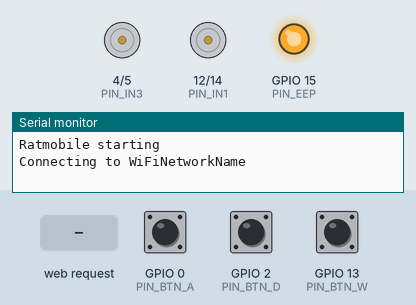
Bench run of a sketch on a simulated ESP8266 (NodeMCU). Parts: motor-driver pin pairs drawn as motors (green arrow = first pin HIGH = forward, orange = second pin HIGH = backward, longer = more drive), output pins drawn as LEDs (lit = HIGH), the last lines printed to the serial monitor. Inputs (shaded band) come from the test bench; at power-on: GPIO 0 (PIN_BTN_A) HIGH, GPIO 2 (PIN_BTN_D) HIGH, GPIO 13 (PIN_BTN_W) HIGH. WiFi joins after 1.5 s; servers stay silent unless stated; EEPROM starts erased.

Above: at 1.2 s.
1.3 s: HTTP request GET /k?m=1 received
At 1.7 s:
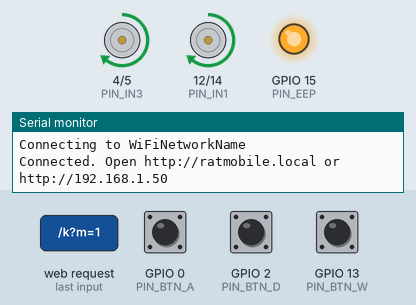
3.4 s: GPIO 0 (PIN_BTN_A) pulled LOW for 1 s
At 4.3 s:
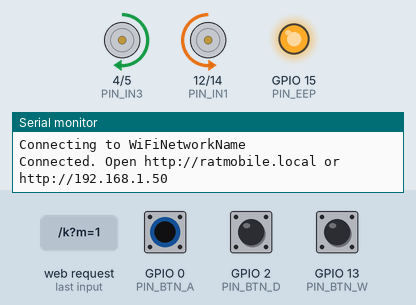
5.9 s: GPIO 2 (PIN_BTN_D) pulled LOW for 0.15 s
7.6 s: GPIO 13 (PIN_BTN_W) pulled LOW for 1 s
At 9.4 s:
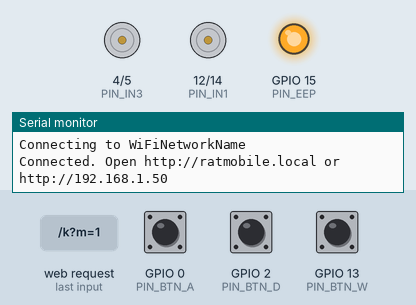
10.1 s: GPIO 13 (PIN_BTN_W) pulled LOW for 0.15 s
11.8 s: HTTP request GET /k?m=120 received
At 12.2 s:
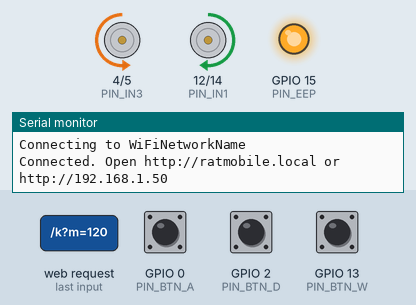
Timing chart, 0 to 14.8 s (numbered marks = the images above; inputs shaded):
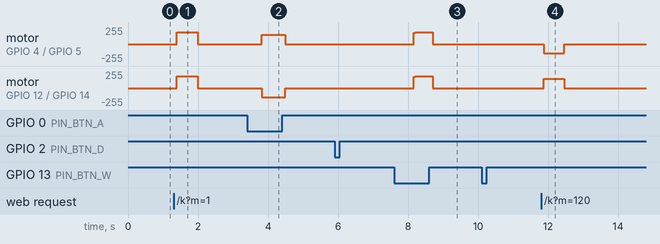

The sketch:

ratmobile_home.ino
```cpp
/*
  RATMOBILE (home WiFi version) — ESP8266 (NodeMCU) firmware

  - Joins your existing WiFi network (set WIFI_SSID / WIFI_PASS below).
  - Web page at http://ratmobile.local from any device on that network,
    with W A S D buttons and speed sliders. The serial monitor (115200)
    also prints the address your router gave it.
  - If the network can't be reached within 20 seconds, it falls back to its
    own hotspot "Ratmobile" (password ratmobile123890, http://192.168.4.1),
    so the robot is never left without a control page.
  - The physical keys work the whole time, connected or not.
  - Physical key switches A, W, D on the lid work like the keyboard keys.
  - Holding the W switch for over a second and then pressing it again
    reverses the direction; short repeated presses keep going the same way.
  - Three or more keys at once: the robot stops.
  - Firmware can be updated over WiFi at http://ratmobile.local/update
    (anyone on your home network can open the page and that link).

  Board: "NodeMCU 1.0 (ESP-12E Module)" in the Arduino IDE (ESP8266 core).
  No extra libraries needed.

  Wiring (GPIO numbers as printed on the board):
    IO12 -> DRV8833 IN1   left motor forward
    IO14 -> DRV8833 IN2   left motor reverse
    IO4  -> DRV8833 IN3   right motor forward
    IO5  -> DRV8833 IN4   right motor reverse
    IO15 -> DRV8833 EEP   driver enable (sleep when low)
    IO0  -> switch A      left     (to GND when pressed)
    IO2  -> switch D      right    (to GND when pressed)
    IO13 -> switch W      forward  (to GND when pressed)
    RX   -> switch S      back     (optional, see USE_BTN_S)
*/

#include <ESP8266WiFi.h>
#include <ESP8266WebServer.h>
#include <ESP8266HTTPUpdateServer.h>
#include <ESP8266mDNS.h>
#include <DNSServer.h>
#include <EEPROM.h>

// ---------------------------------------------------------------- settings

// Your home WiFi. 2.4 GHz only: the ESP8266 cannot see 5 GHz networks.
const char* WIFI_SSID = "WiFiNetworkName";
const char* WIFI_PASS = "WiFiNetworkPassword";

// How long to keep trying before giving up on the home network.
const unsigned long WIFI_CONNECT_TIMEOUT_MS = 20000;

// If the home network can't be reached, open this hotspot instead.
// Set FALLBACK_HOTSPOT to false to keep trying the home network forever.
const bool  FALLBACK_HOTSPOT = true;
const char* AP_SSID = "Ratmobile";
const char* AP_PASS = "ratmobile123890";

// The robot answers at http://<HOSTNAME>.local
const char* HOSTNAME = "ratmobile";

const uint8_t PIN_IN1 = 12;   // left forward
const uint8_t PIN_IN2 = 14;   // left reverse
const uint8_t PIN_IN3 = 4;    // right forward
const uint8_t PIN_IN4 = 5;    // right reverse
const uint8_t PIN_EEP = 15;   // DRV8833 enable

const uint8_t PIN_BTN_A = 0;
const uint8_t PIN_BTN_D = 2;
const uint8_t PIN_BTN_W = 13;
const uint8_t PIN_BTN_S = 3;  // RX pin

// Set to true only if the S switch is really wired to RX.
const bool USE_BTN_S = false;

// If a motor turns the wrong way, flip its flag instead of resoldering.
const bool INVERT_LEFT  = false;
const bool INVERT_RIGHT = false;

// If W + A steers right instead of left, set this to true.
const bool SWAP_MOTORS = false;

// When driving and steering together, the inner wheel runs at this share
// of the drive speed (0.0 = inner wheel stops, 1.0 = no steering).
const float ARC_INNER = 0.35f;

// Quick ramp, in PWM steps per 5 ms (max 1023). Used for the web buttons and
// for every slow-down or stop. 40 gives 0 -> full in ~130 ms.
// Lower = gentler on the small 5 V booster.
const int RAMP_STEP = 40;

// Smooth start for the physical keys: time to climb from standstill to full
// power while a key is held. Bigger = gentler. Releasing a key still stops
// quickly.
const unsigned long KEY_ACCEL_MS = 1200;

// Reverse with the physical W switch:
//   - Short presses (press, let go, press again) keep the same direction.
//   - If W was held for a while (W_HOLD_MS or longer) and is then pressed
//     again, the direction flips: forward becomes back, back becomes forward.
//
// W_HOLD_MS: how long a press must last before the next press flips.
// W_MIN_GAP_MS: a pause shorter than this is a wobble inside one push, not
//   a release; the push simply continues.
// W_RESET_MS: after a pause longer than this, W means forward again.
//   0 = never reset.
const unsigned long W_HOLD_MS    = 1000;
const unsigned long W_MIN_GAP_MS = 200;
const unsigned long W_RESET_MS   = 3000;

// A switch must hold its state this long before it counts (contact bounce
// would otherwise look like a double press).
const unsigned long DEBOUNCE_MS = 25;

// The smooth start begins at this power (0..1023) instead of zero, because
// the motors don't turn at all below it and the ramp would feel like a delay.
const int KEY_ACCEL_START = 250;

// The web page must keep sending commands; if it goes quiet for this long
// (lost connection, closed tab), the robot stops.
const unsigned long WEB_TIMEOUT_MS = 600;

// WiFi transmit power in dBm (0..20.5). Lower power draws less current,
// which helps the small booster, but shortens the range to your router.
// Raise it towards 20 if the robot drops off the network in far rooms.
const float WIFI_TX_POWER = 15.0f;

const int PWM_MAX = 1023;

// ---------------------------------------------------------------- state

enum { KEY_W = 1, KEY_A = 2, KEY_S = 4, KEY_D = 8 };

ESP8266WebServer server(80);
ESP8266HTTPUpdateServer updater;
DNSServer dns;

uint8_t driveSpeed = 70;   // percent
uint8_t turnSpeed  = 55;   // percent

enum NetState { NET_CONNECTING, NET_HOME, NET_HOTSPOT };
NetState netState = NET_CONNECTING;
unsigned long connectStartMs = 0;

uint8_t webKeys = 0;
unsigned long lastWebMs = 0;

int curLeft = 0, curRight = 0;   // current motor output, -1023..1023
unsigned long lastRampMs = 0;

// ---------------------------------------------------------------- web page

const char PAGE[] PROGMEM = R"HTML(<!doctype html>
<html lang="en"><head>
<meta charset="utf-8">
<meta name="viewport" content="width=device-width,initial-scale=1,user-scalable=no">
<title>Ratmobile</title>
<style>
  :root{color-scheme:dark}
  *{box-sizing:border-box}
  body{margin:0;font-family:system-ui,sans-serif;background:#14161b;color:#e8eaf0;
       display:flex;flex-direction:column;align-items:center;gap:22px;padding:22px 16px;
       -webkit-user-select:none;user-select:none;-webkit-touch-callout:none}
  h1{margin:0;font-size:22px;letter-spacing:.08em}
  #st{font-size:13px;color:#8b93a5}
  #st.bad{color:#ff6b6b}
  .pad{display:grid;grid-template-columns:repeat(3,92px);grid-template-rows:repeat(2,92px);gap:12px}
  .k{border:2px solid #3a4152;border-radius:16px;background:#1f232c;color:#e8eaf0;
     font-size:30px;font-weight:700;touch-action:none;cursor:pointer}
  .k small{display:block;font-size:11px;font-weight:400;color:#8b93a5;margin-top:2px}
  .k.on{background:#3d7dff;border-color:#3d7dff}
  .k.on small{color:#e8eaf0}
  #w{grid-column:2;grid-row:1}
  #a{grid-column:1;grid-row:2} #s{grid-column:2;grid-row:2} #d{grid-column:3;grid-row:2}
  .set{width:100%;max-width:340px;display:flex;flex-direction:column;gap:14px}
  label{display:flex;justify-content:space-between;font-size:15px}
  input[type=range]{width:100%;height:34px;accent-color:#3d7dff}
  a{color:#8b93a5;font-size:12px}
</style></head><body>
<h1>RATMOBILE</h1>
<div id="st">connecting…</div>
<div class="pad">
  <button class="k" id="w">W<small>forward</small></button>
  <button class="k" id="a">A<small>left</small></button>
  <button class="k" id="s">S<small>back</small></button>
  <button class="k" id="d">D<small>right</small></button>
</div>
<div class="set">
  <div><label>Drive speed <span id="sv">–</span></label>
       <input type="range" id="sp" min="20" max="100" step="5"></div>
  <div><label>Turn speed <span id="tv">–</span></label>
       <input type="range" id="tn" min="20" max="100" step="5"></div>
</div>
<a href="/update">firmware update</a>
<script>
const B={w:1,a:2,s:4,d:8}, ALIAS={arrowup:'w',arrowleft:'a',arrowdown:'s',arrowright:'d'};
const $=id=>document.getElementById(id);
let mask=0,busy=false,dirty=false;
function st(ok){const e=$('st');e.textContent=ok?'connected':'no connection';e.className=ok?'':'bad';}
function push(){
  if(busy){dirty=true;return;}
  busy=true;dirty=false;
  fetch('/k?m='+mask,{cache:'no-store'}).then(()=>st(true)).catch(()=>st(false))
    .finally(()=>{busy=false;if(dirty)push();});
}
function key(k,on){
  const b=B[k];if(!b)return;
  const m=on?(mask|b):(mask&~b);
  if(m===mask)return;
  mask=m;$(k).classList.toggle('on',on);push();
}
function releaseAll(){for(const k in B)key(k,false);}
for(const k in B){
  const e=$(k);
  e.addEventListener('pointerdown',ev=>{ev.preventDefault();try{e.setPointerCapture(ev.pointerId);}catch(_){ }key(k,true);});
  for(const n of ['pointerup','pointercancel','lostpointercapture'])e.addEventListener(n,()=>key(k,false));
  e.addEventListener('contextmenu',ev=>ev.preventDefault());
}
function kb(ev,on){
  if(ev.repeat)return;
  let k=ev.key.toLowerCase();k=ALIAS[k]||k;
  if(B[k]){ev.preventDefault();key(k,on);}
}
addEventListener('keydown',ev=>kb(ev,true));
addEventListener('keyup',ev=>kb(ev,false));
addEventListener('blur',releaseAll);
document.addEventListener('visibilitychange',()=>{if(document.hidden)releaseAll();});
setInterval(()=>{if(mask)push();},200);

function show(){$('sv').textContent=$('sp').value+'%';$('tv').textContent=$('tn').value+'%';}
function save(){fetch('/set?speed='+$('sp').value+'&turn='+$('tn').value,{cache:'no-store'}).then(()=>st(true)).catch(()=>st(false));}
for(const id of ['sp','tn']){$(id).addEventListener('input',show);$(id).addEventListener('change',save);}
fetch('/state',{cache:'no-store'}).then(r=>r.json()).then(j=>{$('sp').value=j.speed;$('tn').value=j.turn;show();st(true);}).catch(()=>st(false));
</script></body></html>)HTML";

// ---------------------------------------------------------------- settings storage

void loadSettings() {
  EEPROM.begin(8);
  if (EEPROM.read(0) == 0xA5) {
    driveSpeed = constrain(EEPROM.read(1), 20, 100);
    turnSpeed  = constrain(EEPROM.read(2), 20, 100);
  }
}

void saveSettings() {
  EEPROM.write(0, 0xA5);
  EEPROM.write(1, driveSpeed);
  EEPROM.write(2, turnSpeed);
  EEPROM.commit();
}

// ---------------------------------------------------------------- motors

// value: -1023 (full reverse) .. 1023 (full forward)
void writeMotor(uint8_t pinFwd, uint8_t pinRev, int value, bool invert) {
  if (invert) value = -value;
  if (value >= 0) {
    analogWrite(pinRev, 0);
    analogWrite(pinFwd, value);
  } else {
    analogWrite(pinFwd, 0);
    analogWrite(pinRev, -value);
  }
}

void applyMotors() {
  int l = curLeft, r = curRight;
  if (SWAP_MOTORS) { int t = l; l = r; r = t; }
  writeMotor(PIN_IN1, PIN_IN2, l, INVERT_LEFT);
  writeMotor(PIN_IN3, PIN_IN4, r, INVERT_RIGHT);
}

// Move one motor's output one tick closer to its target.
// Speeding up uses stepUp; slowing down, stopping and reversing use the
// quick RAMP_STEP. startAt lets a slow ramp skip the dead zone near zero.
int approach(int current, int target, int stepUp, int startAt) {
  if (current == target) return current;

  bool sameDirection = (current >= 0 && target >= 0) || (current <= 0 && target <= 0);
  bool speedingUp = sameDirection && abs(target) > abs(current);

  if (!speedingUp) {
    // Slow down towards the target, but never jump across zero in one go.
    int goal = sameDirection ? target : 0;
    if (current > goal) return max(current - RAMP_STEP, goal);
    return min(current + RAMP_STEP, goal);
  }

  int dir = (target > 0) ? 1 : -1;
  int mag = abs(current);
  if (mag < startAt) mag = startAt; else mag += stepUp;
  if (mag > abs(target)) mag = abs(target);
  return dir * mag;
}

// ---------------------------------------------------------------- input

uint8_t readButtonsRaw() {
  uint8_t k = 0;
  if (digitalRead(PIN_BTN_W) == LOW) k |= KEY_W;
  if (digitalRead(PIN_BTN_A) == LOW) k |= KEY_A;
  if (digitalRead(PIN_BTN_D) == LOW) k |= KEY_D;
  if (USE_BTN_S && digitalRead(PIN_BTN_S) == LOW) k |= KEY_S;
  return k;
}

// Debounced switches, with the double press on W turned into "back".
// Call once per tick.
uint8_t readButtons(unsigned long now) {
  static uint8_t lastRaw = 0, stable = 0;
  static unsigned long changedMs = 0;

  uint8_t raw = readButtonsRaw();
  if (raw != lastRaw) {
    lastRaw = raw;
    changedMs = now;
  } else if (now - changedMs >= DEBOUNCE_MS) {
    stable = raw;
  }

  static bool wWasDown = false, wEverPressed = false, wReverse = false;
  static unsigned long wDownMs = 0, wUpMs = 0;

  bool wDown = stable & KEY_W;
  if (wDown && !wWasDown) {                       // W just pressed
    unsigned long gap = now - wUpMs;
    if (!wEverPressed) {
      wReverse = false;                           // very first press: forward
      wDownMs = now;
    } else if (gap < W_MIN_GAP_MS) {
      // a wobble: same push, same direction, hold time keeps counting
    } else {
      bool lastWasLong = (wUpMs - wDownMs) >= W_HOLD_MS;
      if (W_RESET_MS != 0 && gap > W_RESET_MS) wReverse = false;   // long pause: forward
      else if (lastWasLong) wReverse = !wReverse;                  // held, then pressed again: flip
      // otherwise a short press: keep the direction
      wDownMs = now;
    }
    wEverPressed = true;
  } else if (!wDown && wWasDown) {                // W just released
    wUpMs = now;
  }
  wWasDown = wDown;

  uint8_t keys = stable;
  if (wDown && wReverse) keys = (keys & ~KEY_W) | KEY_S;
  return keys;
}

// Turn the pressed keys into a target speed for each motor.
void keysToTargets(uint8_t keys, int &left, int &right) {
  int fwd  = ((keys & KEY_W) ? 1 : 0) - ((keys & KEY_S) ? 1 : 0);
  int turn = ((keys & KEY_D) ? 1 : 0) - ((keys & KEY_A) ? 1 : 0);

  int drive = (int)driveSpeed * PWM_MAX / 100;
  int spin  = (int)turnSpeed  * PWM_MAX / 100;

  if (fwd != 0) {
    left = right = fwd * drive;
    if (turn > 0) right = (int)(right * ARC_INNER);   // steer right
    if (turn < 0) left  = (int)(left  * ARC_INNER);   // steer left
  } else if (turn != 0) {
    left  =  turn * spin;                             // spin on the spot
    right = -turn * spin;
  } else {
    left = right = 0;
  }
}

// ---------------------------------------------------------------- web handlers

void handleRoot() {
  server.send_P(200, "text/html", PAGE);
}

void handleKeys() {
  webKeys = (uint8_t)(server.arg("m").toInt() & 0x0F);
  lastWebMs = millis();
  server.send(200, "text/plain", "ok");
}

void handleSet() {
  if (server.hasArg("speed")) driveSpeed = constrain(server.arg("speed").toInt(), 20, 100);
  if (server.hasArg("turn"))  turnSpeed  = constrain(server.arg("turn").toInt(), 20, 100);
  saveSettings();
  server.send(200, "text/plain", "ok");
}

void handleState() {
  String j = String("{\"speed\":") + driveSpeed + ",\"turn\":" + turnSpeed + "}";
  server.send(200, "application/json", j);
}

void handleNotFound() {
  server.sendHeader("Location", "/", true);
  server.send(302, "text/plain", "");
}

// ---------------------------------------------------------------- network

void startHomeWifi() {
  WiFi.persistent(false);
  WiFi.mode(WIFI_STA);
  WiFi.hostname(HOSTNAME);
  WiFi.setOutputPower(WIFI_TX_POWER);
  WiFi.setAutoReconnect(true);
  WiFi.begin(WIFI_SSID, WIFI_PASS);
  connectStartMs = millis();
  netState = NET_CONNECTING;
  Serial.print(F("Connecting to "));
  Serial.println(WIFI_SSID);
}

void startHotspot() {
  WiFi.disconnect();
  WiFi.mode(WIFI_AP);
  WiFi.setOutputPower(WIFI_TX_POWER);
  WiFi.softAP(AP_SSID, AP_PASS);
  MDNS.begin(HOSTNAME);
  MDNS.addService("http", "tcp", 80);
  dns.setErrorReplyCode(DNSReplyCode::NonExistentDomain);
  dns.start(53, String(HOSTNAME) + ".local", WiFi.softAPIP());
  netState = NET_HOTSPOT;
  Serial.print(F("Home WiFi not reachable. Hotspot \""));
  Serial.print(AP_SSID);
  Serial.print(F("\" is up, open http://"));
  Serial.println(WiFi.softAPIP());
}

// Call often. Never blocks, so the keys and motors keep working while
// the WiFi is still connecting.
void serviceNetwork(unsigned long now) {
  switch (netState) {
    case NET_CONNECTING:
      if (WiFi.status() == WL_CONNECTED) {
        MDNS.begin(HOSTNAME);
        MDNS.addService("http", "tcp", 80);
        netState = NET_HOME;
        Serial.print(F("Connected. Open http://"));
        Serial.print(HOSTNAME);
        Serial.print(F(".local or http://"));
        Serial.println(WiFi.localIP());
      } else if (FALLBACK_HOTSPOT && now - connectStartMs > WIFI_CONNECT_TIMEOUT_MS) {
        startHotspot();
      }
      break;
    case NET_HOME:
      MDNS.update();        // reconnects after a dropout are automatic
      break;
    case NET_HOTSPOT:
      dns.processNextRequest();
      MDNS.update();
      break;
  }
}

// ---------------------------------------------------------------- setup / loop

void setup() {
  // Motors off and driver asleep before anything else.
  pinMode(PIN_EEP, OUTPUT);
  digitalWrite(PIN_EEP, LOW);
  for (uint8_t p : {PIN_IN1, PIN_IN2, PIN_IN3, PIN_IN4}) {
    pinMode(p, OUTPUT);
    digitalWrite(p, LOW);
  }

  // TX only, so the RX pin stays free for the optional S switch.
  Serial.begin(115200, SERIAL_8N1, SERIAL_TX_ONLY);
  Serial.println();
  Serial.println(F("Ratmobile starting"));

  pinMode(PIN_BTN_W, INPUT_PULLUP);
  pinMode(PIN_BTN_A, INPUT_PULLUP);
  pinMode(PIN_BTN_D, INPUT_PULLUP);
  if (USE_BTN_S) pinMode(PIN_BTN_S, INPUT_PULLUP);

  analogWriteRange(PWM_MAX);
  analogWriteFreq(1000);

  loadSettings();

  startHomeWifi();

  server.on("/", handleRoot);
  server.on("/k", handleKeys);
  server.on("/set", handleSet);
  server.on("/state", handleState);
  server.onNotFound(handleNotFound);
  updater.setup(&server);          // firmware upload page at /update
  server.begin();

  digitalWrite(PIN_EEP, HIGH);     // wake the motor driver
}

void loop() {
  server.handleClient();

  unsigned long now = millis();
  serviceNetwork(now);

  // Stop if the web page has gone quiet.
  if (webKeys && now - lastWebMs > WEB_TIMEOUT_MS) webKeys = 0;

  if (now - lastRampMs >= 5) {
    lastRampMs = now;

    uint8_t buttons = readButtons(now);

    // Three or more keys at once (lid and web together): do nothing.
    uint8_t keys = buttons | webKeys;
    if (__builtin_popcount(keys) >= 3) keys = 0;

    int targetLeft, targetRight;
    keysToTargets(keys, targetLeft, targetRight);

    // Physical keys get the smooth start; the web buttons stay snappy.
    int stepUp = RAMP_STEP, startAt = 0;
    if (buttons) {
      stepUp  = max(1, (int)((long)PWM_MAX * 5 / (long)KEY_ACCEL_MS));
      startAt = KEY_ACCEL_START;
    }

    int nl = approach(curLeft, targetLeft, stepUp, startAt);
    int nr = approach(curRight, targetRight, stepUp, startAt);
    if (nl != curLeft || nr != curRight) {
      curLeft = nl;
      curRight = nr;
      applyMotors();
    }
  }
}
```

Measured:
- after the input at 1.3 s, motor on GPIO 4 (PIN_IN3) / GPIO 5 (PIN_IN4), motor on GPIO 12 (PIN_IN1) / GPIO 14 (PIN_IN2): stopped → forward 178/255 after 0.09 s, → stopped 0.60 s later
- after the input at 3.4 s, motor on GPIO 4 (PIN_IN3) / GPIO 5 (PIN_IN4): stopped → forward 140/255 after 0.42 s, → stopped 0.68 s later; motor on GPIO 12 (PIN_IN1) / GPIO 14 (PIN_IN2): stopped → backward 140/255 after 0.42 s, → stopped 0.68 s later
- after the input at 7.6 s, motor on GPIO 4 (PIN_IN3) / GPIO 5 (PIN_IN4), motor on GPIO 12 (PIN_IN1) / GPIO 14 (PIN_IN2): stopped → forward 178/255 after 0.57 s, → stopped 0.54 s later
- after the input at 11.8 s, motor on GPIO 4 (PIN_IN3) / GPIO 5 (PIN_IN4): stopped → backward 140/255 after 0.07 s, → stopped 0.60 s later; motor on GPIO 12 (PIN_IN1) / GPIO 14 (PIN_IN2): stopped → forward 140/255 after 0.07 s, → stopped 0.60 s later
